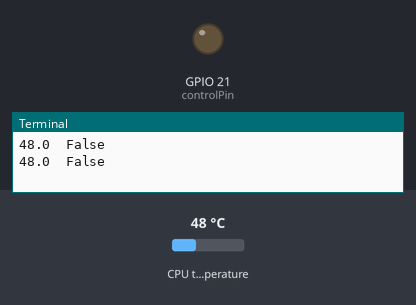
A program run on a simulated Raspberry Pi (BCM pin numbers). On the bench: output pins drawn as LEDs (lit = HIGH), the last lines printed to the terminal. The inputs (shaded band) are chosen by the test bench; at power-on: CPU temperature 48 °C.

Above: at 1.2 s.
1.3 s: CPU temperature set to 59 °C
3.2 s: CPU temperature set to 62 °C
At 4.6 s:
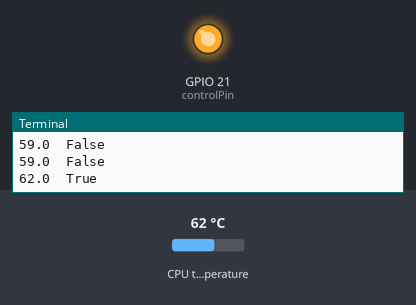
5.5 s: CPU temperature set to 51 °C
7.3 s: CPU temperature set to 48 °C
At 8.7 s:
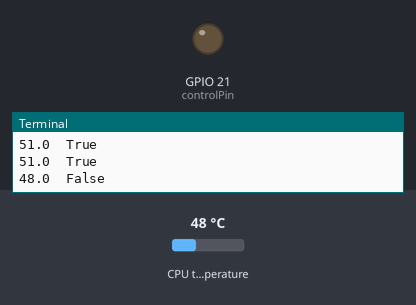
9.6 s: CPU temperature set to 71 °C
At 11.3 s:
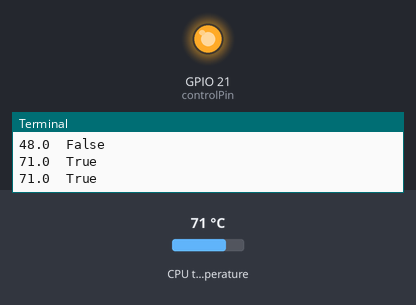
Timing chart, 0 to 12.6 s (numbered marks = the images above; inputs shaded):
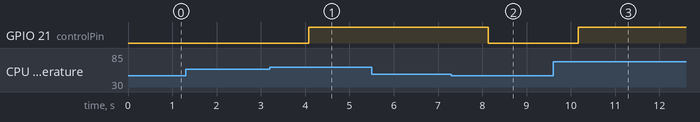

The program:

cooler-control.py
```python
#!/usr/bin/python
# -*- coding: utf-8 -*-

import RPi.GPIO as GPIO                     # Импортируем библиотеку по работе с GPIO
import sys, traceback                       # Импортируем библиотеки для обработки исключений

from time import sleep                      # Импортируем библиотеку для работы со временем
from re import findall                      # Импортируем библиотеку по работе с регулярными выражениями
from subprocess import check_output         # Импортируем библиотеку по работе с внешними процессами

def get_temp():
    temp = check_output(["vcgencmd","measure_temp"]).decode()    # Выполняем запрос температуры
    temp = float(findall('\d+\.\d+', temp)[0])                   # Извлекаем при помощи регулярного выражения значение температуры из строки "temp=47.8'C"
    return(temp)                            # Возвращаем результат

try:
    tempOn = 60                             # Температура включения кулера
    controlPin = 21                         # Пин отвечающий за управление
    pinState = False                        # Актуальное состояние кулера

    # === Инициализация пинов ===
    GPIO.setmode(GPIO.BCM)                  # Режим нумерации в BCM
    GPIO.setup(controlPin, GPIO.OUT, initial=0) # Управляющий пин в режим OUTPUT

    while True:                             # Бесконечный цикл запроса температуры
        temp = get_temp()                   # Получаем значение температуры

        if temp > tempOn and not pinState or temp < tempOn - 10 and pinState:
            pinState = not pinState         # Меняем статус состояния
            GPIO.output(controlPin, pinState) # Задаем новый статус пину управления

        print(str(temp) + "  " + str(pinState)) # Выводим температуру в консоль
        sleep(1)                            # Пауза - 1 секунда

except KeyboardInterrupt:
    # ...
    print("Exit pressed Ctrl+C")            # Выход из программы по нажатию Ctrl+C
except:
    # ...
    print("Other Exception")                # Прочие исключения
    print("--- Start Exception Data:")
    traceback.print_exc(limit=2, file=sys.stdout) # Подробности исключения через traceback
    print("--- End Exception Data:")
finally:
    print("CleanUp")                        # Информируем о сбросе пинов
    GPIO.cleanup()                          # Возвращаем пины в исходное состояние
    print("End of program")                 # Информируем о завершении работы программы
```

Measured:
- the behaviour switches between 60 and 61 °C on CPU temperature (found by bisection; images 0 and 1)
- the behaviour switches between 50 and 49 °C on CPU temperature (found by bisection; images 1 and 2)
- after the input at 3.2 s, GPIO 21 (controlPin): LOW → HIGH after 0.88 s
- after the input at 7.3 s, GPIO 21 (controlPin): HIGH → LOW after 0.84 s
- after the input at 9.6 s, GPIO 21 (controlPin): LOW → HIGH after 0.57 s
